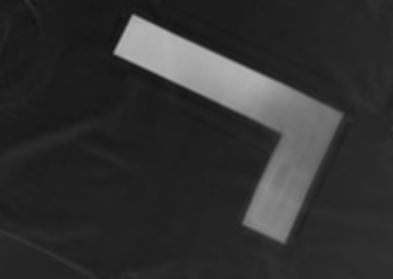
%> input picture CA2_AY2324/letter.bmp, 393 x 279 px
$ octave EE4704_PartA_2.m   (GNU Octave 9; MATLAB toolbox functions it lacks are replaced by stand-ins)
%> lines starting %> are read from the running program, lines starting %| are printed output that depends on the picture; in (x1, y1, x2, y2) boxes, pixels count from 0 and x2, y2 are one past the last pixel; in counts of white or black regions, pixels touching at a corner belong together; the program's own positions count from 1
I = imread('letter.bmp');
%> I is the input picture: size 279x393 uint8; min 19, max 183, mean 48.9
edgeImage = edge(I, 'Sobel');
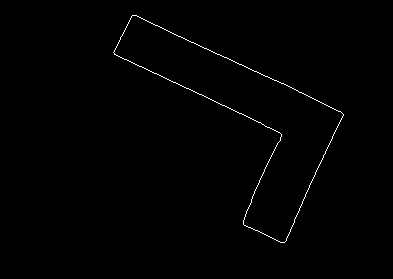
%> edgeImage: size 279x393 logical; 0.62% white in thin lines or dots, all inside (x1, y1, x2, y2) = (113, 15, 344, 243)

% Define resolution for r and theta
res_theta = 0.1; % Theta resolution
res_r = 0.5; % r resolution

theta = -pi/2:res_theta:pi/2;
maxRho = sqrt(size(I, 1)^2 + size(I, 2)^2); % Maximum possible value of rho
%> maxRho = 482
rho = -maxRho:res_r:maxRho;
%> rho = 1928 values from -482 to 481.5

% Initialize accumulator matrix
accumulator = zeros(length(rho), length(theta));

% Find edge points coordinates
[x_coords, y_coords] = find(edgeImage);
%> x_coords = 676 values from 16 to 243; y_coords = 676 values from 114 to 344
Points = [x_coords, y_coords];
%> Points = 676 rows, first 12: [53 114; 51 115; 52 115; 54 115; 55 115; 49 116; 50 116; 55 116; 47 117; 48 117; 56 117; 45 118]

% Loop through each edge point
for i = 1:numel(x_coords)
    x = x_coords(i);
    y = y_coords(i);

    % Calculate rho for each theta
    for j = 1:length(theta)
        r = x * cos(theta(j)) + y * sin(theta(j));

        % Find closest rho value in the rho array
        [~, rhoIndex] = min(abs(rho - r));

        % Increment accumulator
        accumulator(rhoIndex, j) = accumulator(rhoIndex, j) + 1;
    end
end
%> this loop made 676 passes
%> (x, y) on passes 1 to 3: (53, 114), (51, 115), (52, 115)

% Find the top N accumulator values
N = 13;
%> (the run ends here)
